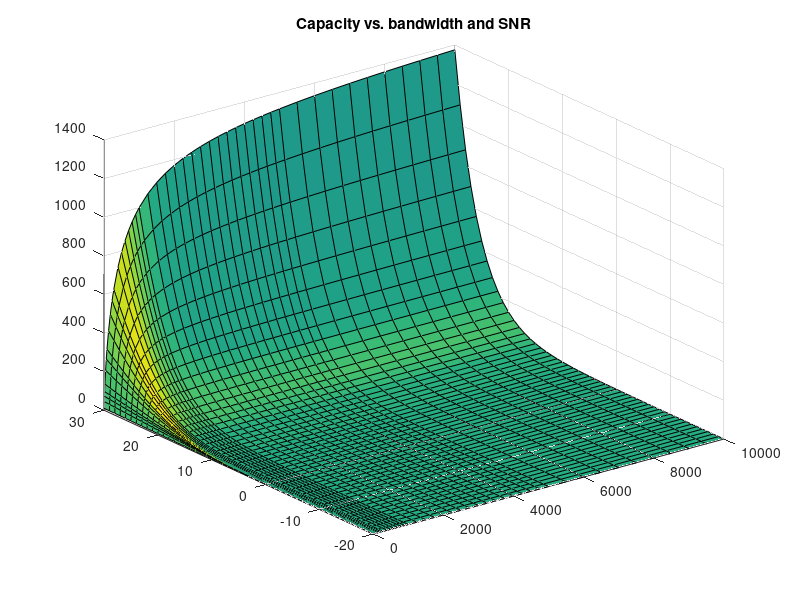

The MATLAB script that drew this image:
% MATLAB script for Illustrative Problem 10.5.
echo off
clear;
w=[1:5:20,25:20:100,130:50:300,400:100:1000,1250:250:5000,5500:500:10000];
pn0_db=[-20:1:30];
pn0=10.^(pn0_db/10);
for i=1:45
    for j=1:51
        c(i,j)=w(i)*log2(1+pn0(j)/w(i));
    end
end
echo on
pause % Press a key to see C vs. W and P/N0.
k=[0.9,0.8,0.5,0.6];
s=[-70,35];
surfl(w,pn0_db,c',s,k)
title('Capacity vs. bandwidth and SNR')